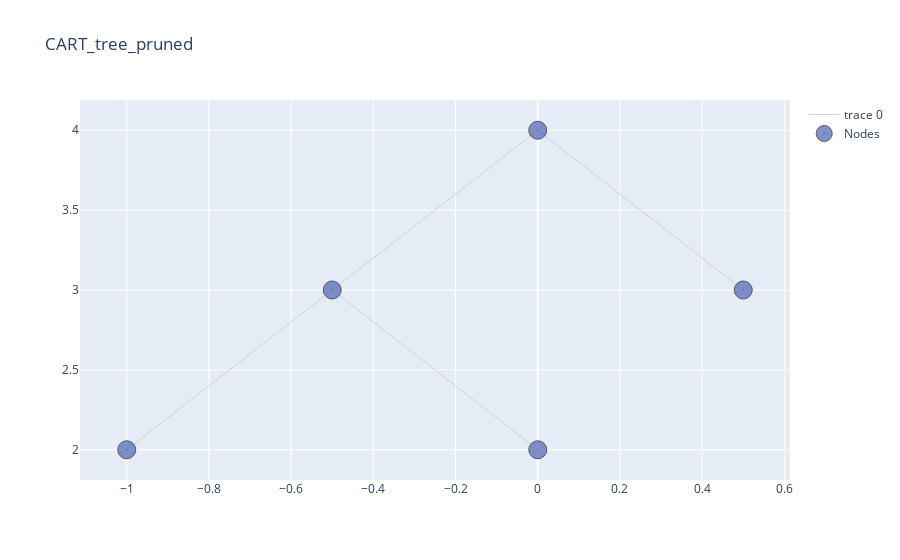

The notebook cell saved with this chart:
### Code cell
alpha, pruned_table = cart.pruning(features_test, n_features_test, y_test, table = True)
pruned_table#.style

### Figure 1 — Plotly figure (JSON) as saved in the notebook; plotly's stock layout.template omitted (floating-point values rounded to 4 significant figures)
{"data": [{"hoverinfo": "none", "line": {"color": "rgb(210,210,210)", "width": 1}, "mode": "lines", "type": "scatter", "x": [0, -0.5, null, 0, 0.5, null, -0.5, -1, null, -0.5, 0, null], "y": [4, 3, null, 4, 3, null, 3, 2, null, 3, 2, null]}, {"hoverinfo": "text", "marker": {"color": "#6175c1", "line": {"color": "rgb(50,50,50)", "width": 1}, "size": 18, "symbol": "circle-dot"}, "mode": "markers", "name": "Nodes", "opacity": 0.8, "text": ["n4, None, Bin Value: 158.2, pearson : 3860.8, Samples : 5", "n1, Sales>7.55, Bin Value: 115.78, pearson : 155526.82, Samples : 280", "n2, Sales>1.165, Bin Value: 125.18, pearson : 62395.4, Samples : 147", "n5, Sales>2.96, Bin Value: 124.01, pearson : 52889.97, Samples : 142", "n3, Sales>9.825, Bin Value: 105.38, pearson : 65775.44, Samples : 133"], "type": "scatter", "x": [-1, 0, -0.5, 0, 0.5], "y": [2, 4, 3, 2, 3]}], "layout": {"title": {"text": "CART_tree_pruned"}}}
